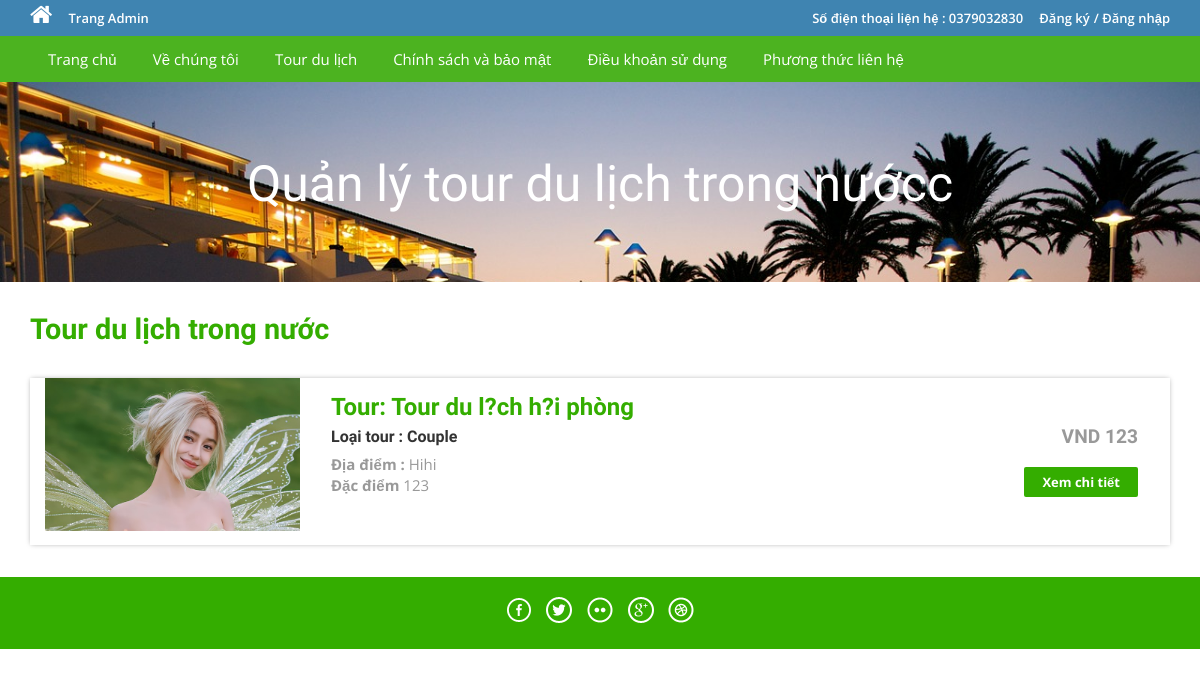
The page /package-list.php on the database as committed earlier.
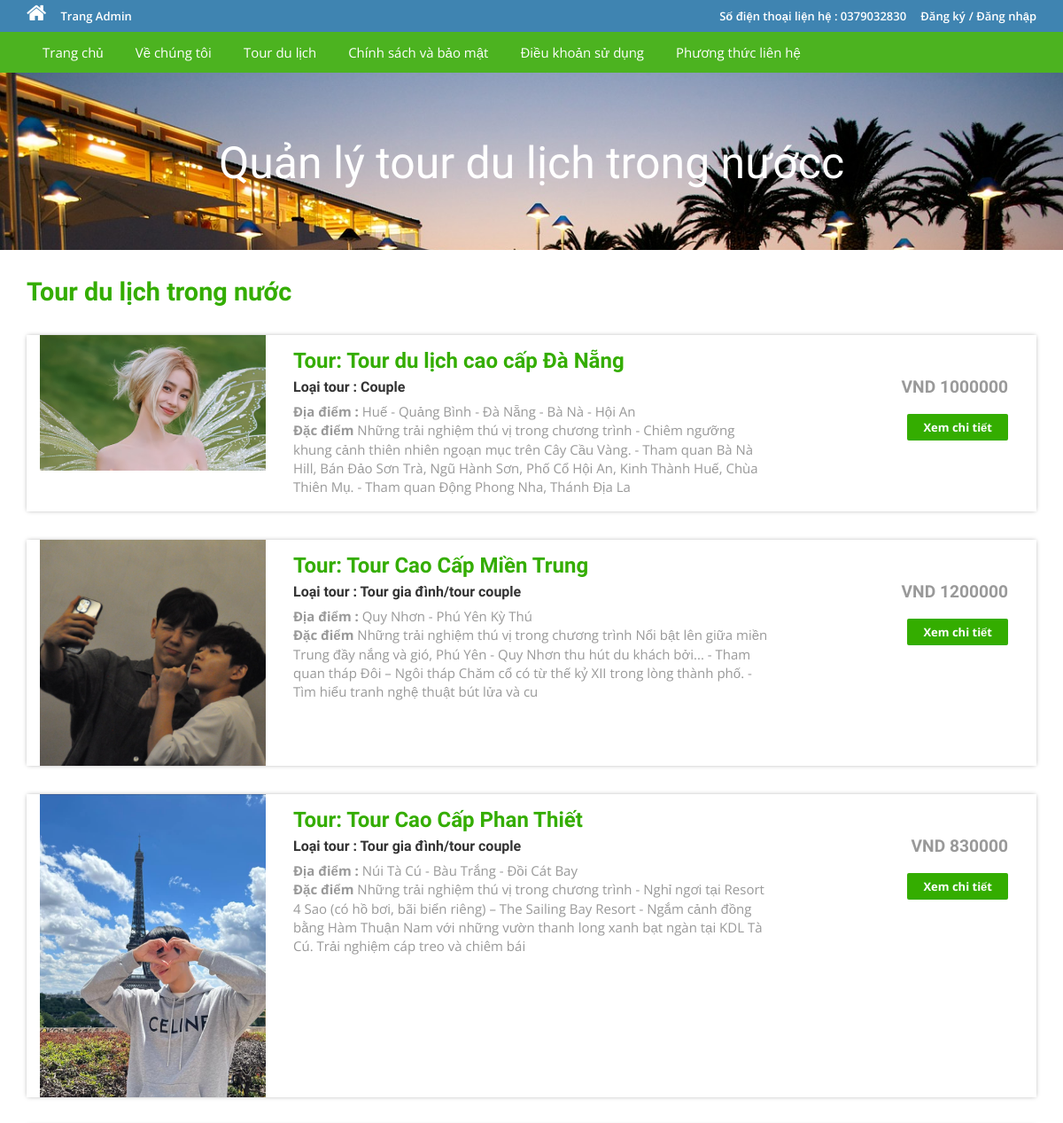
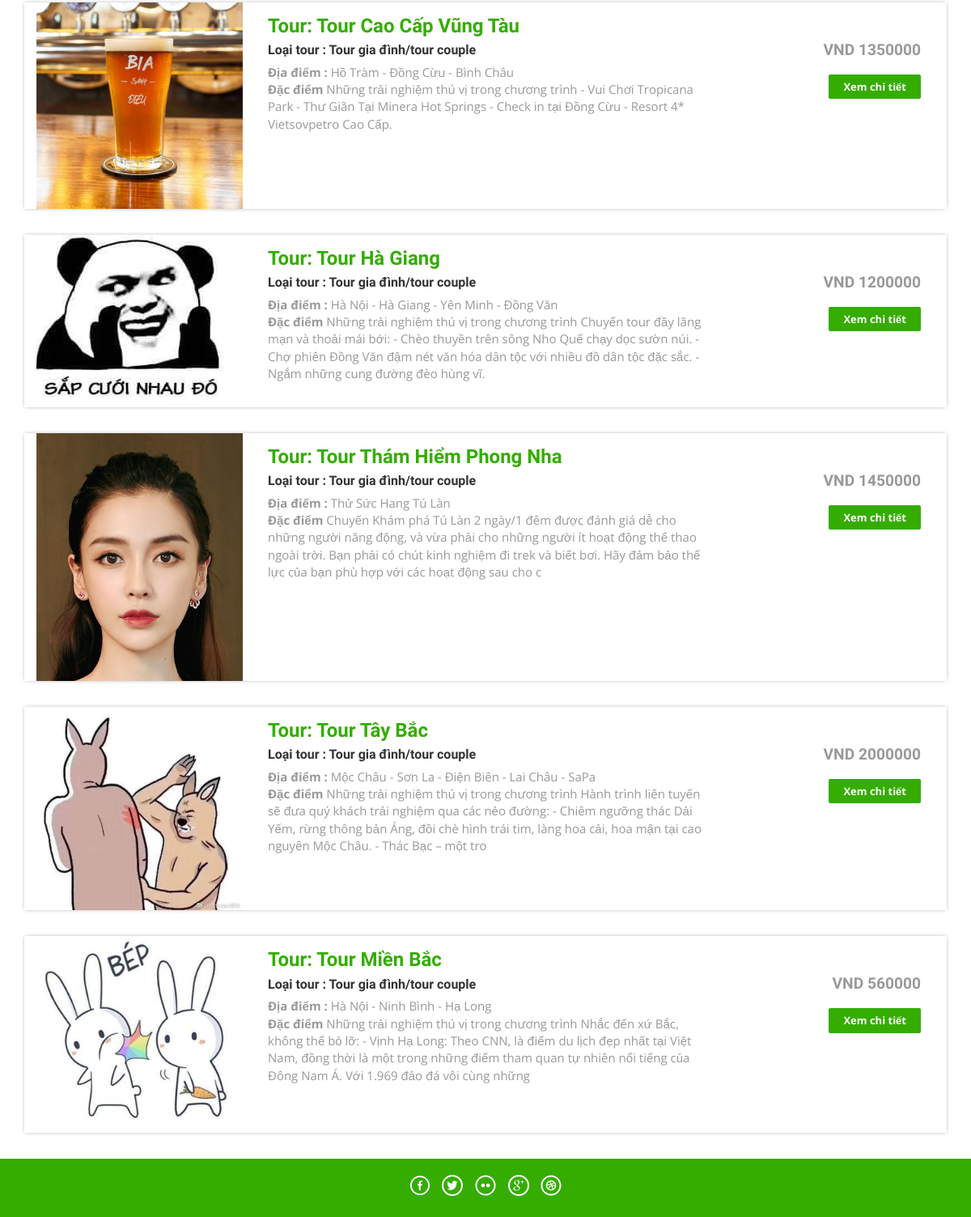
The same page on the database as committed later (2 pictures, top to bottom).
### tables this page shows
CREATE TABLE `tbltourpackages` (
  `PackageId` int(11) NOT NULL,
  `PackageName` varchar(200) NOT NULL,
  `PackageType` varchar(150) NOT NULL,
  `PackageLocation` varchar(100) NOT NULL,
  `PackagePrice` int(11) NOT NULL,
  `PackageFetures` varchar(255) NOT NULL,
  `PackageDetails` mediumtext NOT NULL,
  `PackageImage` varchar(100) NOT NULL,
  `Creationdate` timestamp NOT NULL DEFAULT current_timestamp(),
  `UpdationDate` timestamp NULL DEFAULT '0000-00-00 00:00:00' ON UPDATE current_timestamp()
);

### package-list.php (the view, shortened to what this page needs)
<?php
	include('includes/config.php');
?>
<!DOCTYPE HTML>
<html>
	<head>
		<link href="css/bootstrap.css" rel='stylesheet' type='text/css' />
		<link href="css/style.css" rel='stylesheet' type='text/css' />
		<link href="css/font-awesome.css" rel="stylesheet">
	</head>
	<body>
		<?php include('includes/header.php');?>
		<div class="banner-3">
			<div class="container">
				<h1 class="wow zoomIn animated animated" data-wow-delay=".5s" style="visibility: visible; animation-delay: 0.5s; animation-name: zoomIn;">Quản lý tour du lịch trong nướcc</h1>
			</div>
		</div>
		<div class="rooms">
			<div class="container">
				<div class="room-bottom">
					<h3>Tour du lịch trong nước</h3>
					<?php $sql = "SELECT * from tbltourpackages";
					$query = $dbh->prepare($sql);
					$query->execute();
					$results=$query->fetchAll(PDO::FETCH_OBJ);
					if($query->rowCount() > 0){
						foreach($results as $result)
						{	?>
						<div class="rom-btm">
							<div class="col-md-3 room-left wow fadeInLeft animated" data-wow-delay=".5s">
								<img src="admin/pacakgeimages/<?php echo htmlentities($result->PackageImage);?>" class="img-responsive" alt="">
							</div>
							<div class="col-md-6 room-midle wow fadeInUp animated" data-wow-delay=".5s">
								<h4>Tour: <?php echo htmlentities($result->PackageName);?></h4>
								<h6>Loại tour : <?php echo htmlentities($result->PackageType);?></h6>
								<p><b>Địa điểm :</b> <?php echo htmlentities($result->PackageLocation);?></p>
								<p><b>Đặc điểm</b> <?php echo htmlentities($result->PackageFetures);?></p>
							</div>
							<div class="col-md-3 room-right wow fadeInRight animated" data-wow-delay=".5s">
								<h5>VND <?php echo htmlentities($result->PackagePrice);?></h5>
								<a href="package-details.php?pkgid=<?php echo htmlentities($result->PackageId);?>" class="view">Xem chi tiết</a>
							</div>
							<div class="clearfix"></div>
						</div>
					<?php }} ?>
				</div>
			</div>
		</div>
		<?php include('includes/footer.php');?>
	</body>
</html>

### includes/header.php (shortened to what this page needs)
<?php
	if($_SESSION['login'])
{?>
<div class="top-header">
	<div class="container">
		<ul class="tp-hd-lft wow fadeInLeft animated" data-wow-delay=".5s">
			<li class="hm"><a href="index.php"><i class="fa fa-home"></i></a></li>
			<li class="prnt"><a href="profile.php">Thông tin tài khoản</a></li>
				<li class="prnt"><a href="change-password.php">Thay đổi mật khẩu</a></li>
			<li class="prnt"><a href="tour-history.php">Lịch sử book tour</a></li>
		</ul>
		<ul class="tp-hd-rgt wow fadeInRight animated" data-wow-delay=".5s">
			<li class="tol">Welcome :</li>
			<li class="sig"><?php echo htmlentities($_SESSION['login']);?></li>
			<li class="sigi"><a href="logout.php" >/ Đăng xuất</a></li>
        </ul>
		<div class="clearfix"></div>
	</div>
</div><?php } else {?>
<div class="top-header">
	<div class="container">
		<ul class="tp-hd-lft wow fadeInLeft animated" data-wow-delay=".5s">
			<li class="hm"><a href="index.php"><i class="fa fa-home"></i></a></li>
				<li class="hm"><a href="admin/index.php">Trang Admin</a></li>
		</ul>
		<ul class="tp-hd-rgt wow fadeInRight animated" data-wow-delay=".5s">
			<li class="tol">Số điện thoại liện hệ : 0379032830</li>
			<li class="sig"><a href="#" data-toggle="modal" data-target="#myModal" >Đăng ký</a></li>
			<li class="sigi"><a href="#" data-toggle="modal" data-target="#myModal4" >/ Đăng nhập</a></li>
        </ul>
		<div class="clearfix"></div>
	</div>
</div>
<?php }?>
<div class="footer-btm wow fadeInLeft animated" data-wow-delay=".5s">
	<div class="container">
	<div class="navigation">
			<nav class="navbar navbar-default">
				<div class="collapse navbar-collapse nav-wil" id="bs-example-navbar-collapse-1">
					<nav class="cl-effect-1">
						<ul class="nav navbar-nav">
							<li><a href="index.php">Trang chủ</a></li>
							<li><a href="page.php?type=aboutus">Về chúng tôi</a></li>
								<li><a href="package-list.php">Tour du lịch</a></li>
								<li><a href="page.php?type=privacy">Chính sách và bảo mật</a></li>
								<li><a href="page.php?type=terms">Điều khoản sử dụng</a></li>
								<li><a href="page.php?type=contact">Phương thức liên hệ</a></li>
								<div class="clearfix"></div>
						</ul>
					</nav>
				</div>
			</nav>
		</div>
	</div>
</div>

### includes/footer.php
<div class="copy-right">
	<div class="container">
		<div class="footer-social-icons wow fadeInDown animated animated" data-wow-delay=".5s" style="visibility: visible; animation-delay: 0.5s; animation-name: fadeInDown;">
			<ul>
				<li><a class="facebook" href="#"><span>Facebook</span></a></li>
				<li><a class="twitter" href="#"><span>Twitter</span></a></li>
				<li><a class="flickr" href="#"><span>Flickr</span></a></li>
				<li><a class="googleplus" href="#"><span>Google+</span></a></li>
				<li><a class="dribbble" href="#"><span>Dribbble</span></a></li>
			</ul>
		</div>
	</div>
</div>

### css/style.css (style rules this page uses)
html, body { font-size: 100%; background: #fff; font-family: 'Open Sans', sans-serif; }
body a,.grid_1,plan_1,plan_1.one,plan_1.two,i.icon1, i.icon2, i.icon3, i.icon4, i.icon5, i.icon6 { transition:0.5s all; -webkit-transition:0.5s all; -moz-transition:0.5s all; -o-transition:0.5s all; -ms-transition:0.5s all; }
h1,h2,h3,h4,h5,h6 { margin:0; font-family: 'Roboto Condensed', sans-serif; }
p { margin:0; }
ul { margin:0; padding:0; }
i.fa.fa-home { font-size: 24px; }
.top-header { background-color: #3F84B1; border-bottom: 0 none; height: 36px; line-height: 35px; }
ul.tp-hd-lft { float: left; }
ul.tp-hd-lft li { display: inline-block; }
li.hm,li.prnt { margin-right: 12px; }
ul.tp-hd-lft a { font-size: 13px; font-weight: 600; color:#fff; }
ul.tp-hd-rgt { float:right; }
ul.tp-hd-rgt li { display: inline-block; font-size: 13px; font-weight: 600; color:#fff; }
ul.tp-hd-rgt a { font-size: 13px; font-weight: 600; color:#fff; }
li.ned,li.wrt,li.tol { margin-right: 12px; }
.footer-btm li { display: inline-block; margin: 0 10px; font-size: 14px; color: #fff; }
.footer-btm li a { font-size: 15px; color: #fff; display: inline-block; padding: 5px 8px; }
.footer-btm { background:#4CB320; padding: 0.5em 0; text-align:center; }
.copy-right { background:#34ad00; text-align: center; padding: 0.5em 0; }
a.view { padding: 6px 18px; font-weight: 700; color: #fff; background-color: #34ad00; border: 0; font-size: 13px; border-radius: 2px; -webkit-transition: all .2s; -moz-transition: all .2s; transition: all .2s; margin-top: 20px; display: inline-block; }
.banner-3 { background: url(../images/6.jpg)no-repeat; background-size: cover; -webkit-background-size: cover; -o-background-size: cover; -ms-background-size: cover; -moz-background-size: cover; min-height:200px; }
.banner-3 h1 { font-size: 50px; margin-bottom: 40px; padding: 1.5em 0 0; text-align: center; color: #fff; }
.rom-btm { margin-top: 2em; box-shadow: 0px 0px 5px -1px rgba(0, 0, 0, 0.37); }
.room-bottom h3 { font-size: 1.8em; font-weight: 700; color: #34ad00; }
.room-bottom { padding: 2em 0; }
.rom-btm h4 { font-size: 1.5em; font-weight: 700; color: #34ad00; }
.rom-btm p { font-size: 15px; color: #999; }
.rom-btm h6 { font-size: 1em; font-weight: 700; margin: 0.5em 0; }
.room-right { text-align: right; padding: 3em 2em; }
.room-midle { padding: 1em; }
.rom-btm h5 { font-size: 1.2em; font-weight: 700; color: #999; }
.footer-social-icons ul li { display:inline-block; margin:0 0.2em; }
.footer-social-icons ul li a { width:30px; height:30px; background:url('../images/img-sprite.png') no-repeat 0px 0px; display:inline-block; position: relative; }
.footer-social-icons ul li a.facebook { background-position:0px 0px; }
.footer-social-icons ul li a.twitter { background-position:-30px 0px; }
.footer-social-icons ul li a.flickr { background-position:-60px 0px; }
.footer-social-icons ul li a.googleplus { background-position:-90px 0px; }
.footer-social-icons ul li a.dribbble { background-position:-120px 0px; }
.footer-social-icons { margin: 10px 0 10px; }
.navbar-default { background-color: #4CB320 !important; border-color: #4CB320 !important; }
.navbar { min-height: 0px !important; margin-bottom:0px !important; border-radius:0px !important; border: none !important; }
ul.nav.navbar-nav li a { font-size: 15px ; color: #fff; display: inline-block; padding: 5px 8px; }
.navbar-collapse { padding-right: 0px !important; padding-left: 0px !important; }

Rows that differ between the two databases and show on the page:
changed tbltourpackages "Couple": PackageName "Tour du l?ch h?i phòng" → "Tour du lịch cao cấp Đà Nẵng"; PackageLocation "Hihi" → "Huế - Quảng Bình - Đà Nẵng - Bà Nà - Hội An"; PackageFetures "123" → "Những trải nghiệm thú vị trong chương trình - Chiêm ngưỡng khung cảnh thiên nhiên ngoạn mục trên Cây Cầu Vàng. - Tham quan Bà Nà Hill, Bán Đảo Sơn Trà, Ngũ Hành Sơn, Phố Cổ Hội An, Kinh Thành Huế, Chùa Thiên Mụ. - Tham quan Động Phong Nha, Thánh Địa La"; PackagePrice "123" → "1000000"
added tbltourpackages: PackageImage (picture), PackageName "Tour Cao Cấp Miền Trung", PackageType "Tour gia đình/tour couple", PackageLocation "Quy Nhơn - Phú Yên Kỳ Thú", PackageFetures "Những trải nghiệm thú vị trong chương trình Nổi bật lên giữa miền Trung đầy nắng và gió, Phú Yên - Quy Nhơn thu hút du khách bởi... - Tham quan tháp Đôi – Ngôi tháp Chăm cổ có từ thế kỷ XII trong lòng thành phố. - Tìm hiểu tranh nghệ thuật bút lửa và cu", PackagePrice "1200000"
added tbltourpackages: PackageImage (picture), PackageName "Tour Cao Cấp Phan Thiết", PackageType "Tour gia đình/tour couple", PackageLocation "Núi Tà Cú - Bàu Trắng - Đồi Cát Bay", PackageFetures "Những trải nghiệm thú vị trong chương trình - Nghỉ ngơi tại Resort 4 Sao (có hồ bơi, bãi biển riêng) – The Sailing Bay Resort - Ngắm cảnh đồng bằng Hàm Thuận Nam với những vườn thanh long xanh bạt ngàn tại KDL Tà Cú. Trải nghiệm cáp treo và chiêm bái", PackagePrice "830000"
added tbltourpackages: PackageImage (picture), PackageName "Tour Cao Cấp Vũng Tàu", PackageType "Tour gia đình/tour couple", PackageLocation "Hồ Tràm - Đồng Cừu - Bình Châu", PackageFetures "Những trải nghiệm thú vị trong chương trình - Vui Chơi Tropicana Park - Thư Giãn Tại Minera Hot Springs - Check in tại Đồng Cừu - Resort 4* Vietsovpetro Cao Cấp.", PackagePrice "1350000"
added tbltourpackages: PackageImage (picture), PackageName "Tour Hà Giang", PackageType "Tour gia đình/tour couple", PackageLocation "Hà Nội - Hà Giang - Yên Minh - Đồng Văn", PackageFetures "Những trải nghiệm thú vị trong chương trình Chuyến tour đầy lãng mạn và thoải mái bới: - Chèo thuyền trên sông Nho Quế chạy dọc sườn núi. - Chợ phiên Đồng Văn đậm nét văn hóa dân tộc với nhiều đồ dân tộc đặc sắc. - Ngắm những cung đường đèo hùng vĩ.", PackagePrice "1200000"
added tbltourpackages: PackageImage (picture), PackageName "Tour Thám Hiểm Phong Nha", PackageType "Tour gia đình/tour couple", PackageLocation "Thử Sức Hang Tú Làn", PackageFetures "Chuyến Khám phá Tú Làn 2 ngày/1 đêm được đánh giá dễ cho những người năng động, và vừa phải cho những người ít hoạt động thể thao ngoài trời. Bạn phải có chút kinh nghiệm đi trek và biết bơi. Hãy đảm bảo thể lực của bạn phù hợp với các hoạt động sau cho c", PackagePrice "1450000"
added tbltourpackages: PackageImage (picture), PackageName "Tour Tây Bắc", PackageType "Tour gia đình/tour couple", PackageLocation "Mộc Châu - Sơn La - Điện Biên - Lai Châu - SaPa", PackageFetures "Những trải nghiệm thú vị trong chương trình Hành trình liên tuyến sẽ đưa quý khách trải nghiệm qua các nẻo đường: - Chiêm ngưỡng thác Dải Yếm, rừng thông bản Áng, đồi chè hình trái tim, làng hoa cải, hoa mận tại cao nguyên Mộc Châu. - Thác Bạc – một tro", PackagePrice "2000000"
added tbltourpackages: PackageImage (picture), PackageName "Tour Miền Bắc", PackageType "Tour gia đình/tour couple", PackageLocation "Hà Nội - Ninh Bình - Hạ Long", PackageFetures "Những trải nghiệm thú vị trong chương trình Nhắc đến xứ Bắc, không thể bỏ lỡ: - Vịnh Hạ Long: Theo CNN, là điểm du lịch đẹp nhất tại Việt Nam, đồng thời là một trong những điểm tham quan tự nhiên nổi tiếng của Đông Nam Á. Với 1.969 đảo đá vôi cùng những", PackagePrice "560000"
